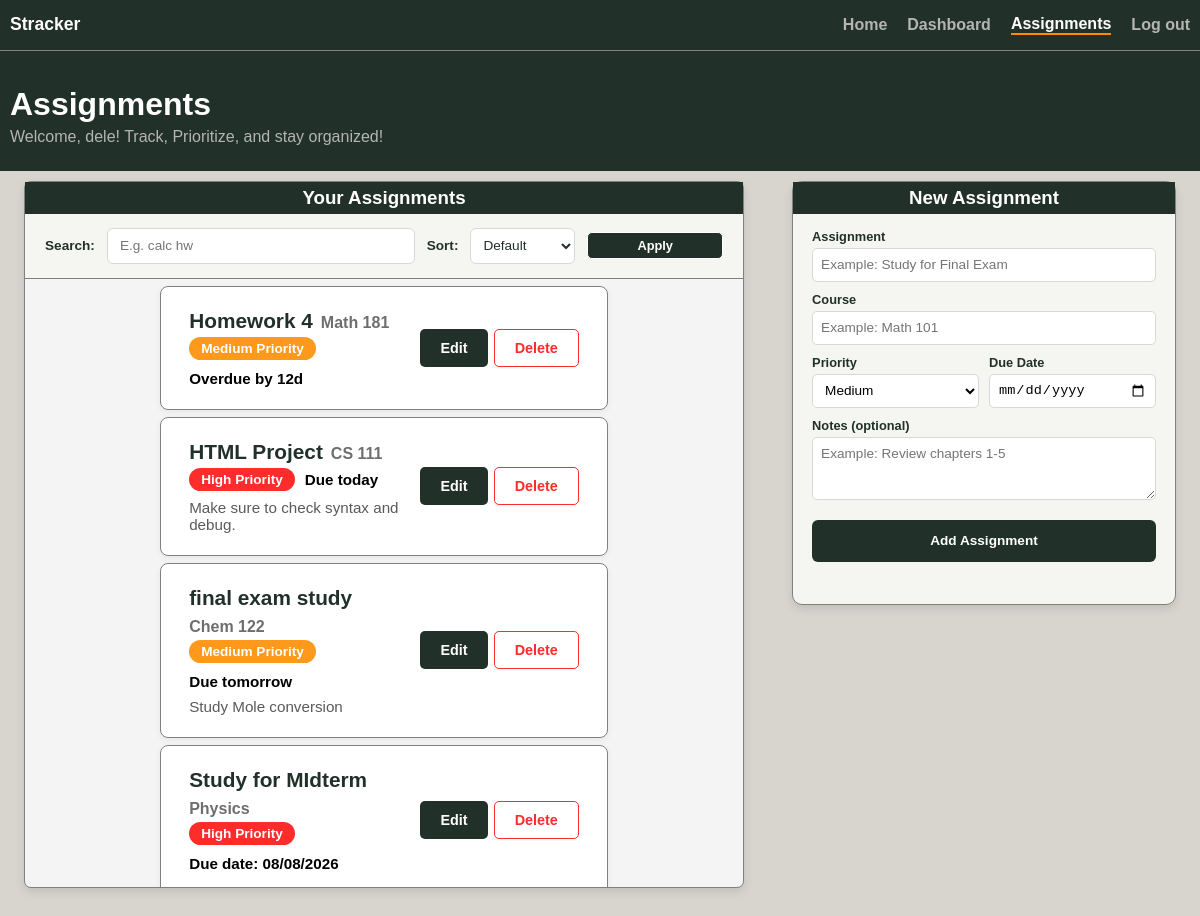
The page /assignments (signed in) on the database as committed earlier.
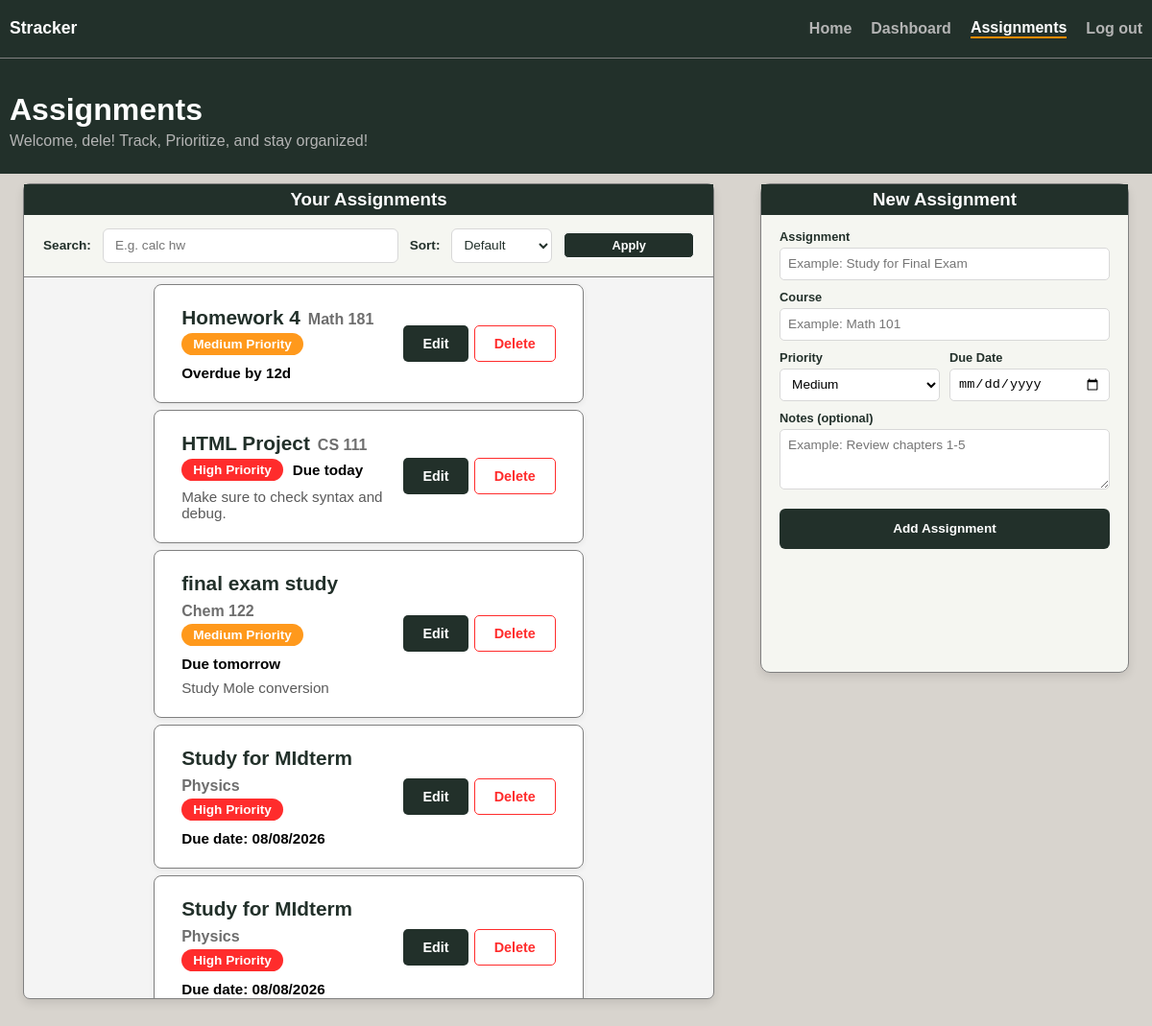
The same page on the database as committed later.
### app/models.py (models this page shows, shortened)
class User(db.Model, UserMixin):
    id = db.Column(db.Integer, primary_key=True)
    email = db.Column(db.String(150), unique=True)
    username = db.Column(db.String(150), unique=True)
    password = db.Column(db.String(1000))
    assignments = db.relationship("Assignment")

class Assignment(db.Model):
    id = db.Column(db.Integer, primary_key=True)
    name = db.Column(db.String(150))
    course = db.Column(db.String(150))
    priority = db.Column(db.String(10))
    due_date = db.Column(db.Date)
    notes = db.Column(db.String(1000))
    completion_status = db.Column(db.Boolean, default=False)
    student = db.Column(db.Integer, db.ForeignKey('user.id'))
    def days_until_due(self):
        try:
            return (self.due_date - date.today()).days
        except ValueError:
            return 9999
    def due_label(self):
        days = self.days_until_due()
        if self.completion_status:
            return "Completed"
        elif days < -1:
            return f"Overdue by {abs(days)}d"
        elif days == -1:
            return f"Due yesterday"
        elif days == 0:
            return "Due today"
        elif days == 1:
            return "Due tomorrow"
        elif 1 < days <= 6:
            return f"Due in {days} days"
        elif days ==7:
            return "Due in 1 week"
        else:
            return f"Due date: {self.due_date.strftime('%m/%d/%Y')}"

### app/dashboard/routes.py (the view, shortened to what this page needs)
@views.route("/assignments", methods = ["GET", "POST"])
@login_required
def assignments():
    search_query = request.args.get("search", "").strip()
    sort_by = request.args.get("sorting-method", "Default")
    query = Assignment.query.filter_by(student=current_user.id)
    if search_query:
        query = query.filter(Assignment.name.ilike(f"%{search_query}%"))
    if sort_by == "Due Date":
        query = query.order_by(Assignment.due_date)
    elif sort_by == "Name":
        query = query.order_by(Assignment.name)
    elif sort_by == "Course":
        query = query.order_by(Assignment.course)
    elif sort_by == "Completed":
        query = query.filter(Assignment.completion_status.is_(True))
    elif sort_by == "Incomplete":
        query = query.filter(Assignment.completion_status.is_(False))
    assignments = query.all()
    return render_template("assignments.html", user=current_user, assignments = assignments)

### app/__init__.py (called while the page is built)
def create_app():
    app = Flask(__name__)
    app.config['SECRET_KEY'] = os.environ.get("SECRET_KEY")
    app.config['SQLALCHEMY_DATABASE_URI'] = 'sqlite:///database.db'
    db.init_app(app)
    from app.auth.routes import auth
    from app.dashboard.routes import views
    app.register_blueprint(auth, url_prefix="/auth")
    app.register_blueprint(views, url_prefix="/")
    from .models import User, Assignment
    login_manager = LoginManager()
    login_manager.login_view = "auth.login"
    login_manager.init_app(app)
    @login_manager.user_loader
    def load_user(id):
        return User.query.get(int(id))
    if not path.exists('app/' + "database.db"):
        with app.app_context():
            db.create_all()
        print('Created Database!')
    return app

### app/templates/assignments.html (shortened to what this page needs)
{% extends "index.html" %}
{% block content %}
    <nav class="navbar">
        <span id="stracker">Stracker</span>
        {% if user.is_authenticated %}
        <a class = "navigation-link" href="/">Home</a>
        <a class = "navigation-link" href="/dashboard">Dashboard</a>
        <a class = "navigation-link current" href="/assignments">Assignments</a>
        <a class = "navigation-link" href="/auth/logout">Log out</a>
        {% else %}
        <a class = "navigation-link" href="/">Home</a>
        <a class = "navigation-link" href="/auth/login">Login</a>
        <a class = "navigation-link" href="/auth/sign-up">Sign-Up</a>
        {% endif %}
    </nav>
    <header>
        <h1>Assignments</h1>
        <p>Welcome, {{ user.username }}! Track, Prioritize, and stay organized!</p>
    </header>
    <div class="parent-assignment-container">
        <div class="assignments-container box-shadow">
            <h3 class="center container-header">Your Assignments</h3>
            <form id="assignments-taskbar" method="GET">
                <label for="search">Search: </label>
                <input type="text" id="search" name="search" placeholder="E.g. calc hw" value="{{ request.args.get('search', '') }}">
                <label for="sorting-method">Sort: </label>
                <select id="sorting-method" name="sorting-method">
                    <option value="Default" {% if request.args.get('sorting-method', 'Default') == 'Default' %}selected{% endif %}>Default</option>
                </select>
                <button type="submit" id="submit-sort">Apply</button>
            </form>
            <div class="assignments-list">
                <ul id="assignments">
                {% for assignment in assignments %}
                    <li class="assignment priority-{{ assignment.priority|lower }}">
                        <div class="assignment-main">
                            <div class="assignment-header">
                                <span class="assignment-name">{{ assignment.name }}</span>
                                <span class="assignment-course">{{ assignment.course }}</span>
                            </div>
                            <div class="assignment-meta">
                                <span class="priority-badge priority-{{ assignment.priority|lower }}">{{ assignment.priority }} Priority</span>
                                <span class="assignment-due">{{ assignment.due_label() }}</span>
                            </div>
                            {% if assignment.notes %}
                            <p class="assignment-notes">{{ assignment.notes }}</p>
                            {% endif %}
                        </div>
                        <div class="assignment-actions">
                            <input type="button" class="btn btn-edit" value="Edit" onclick="window.location.href='/edit-assignment/{{ assignment.id }}'">
                            <form method="POST" action="/delete-assignment/{{ assignment.id }}" style="display: inline;">
                                <input type="submit" class="btn btn-delete" value="Delete">
                            </form>
                        </div>
                    </li>
                {% endfor %}
                </ul>
            </div>
        </div>
        <div id="new-assignment-container" class="box-shadow">
            <h3 class="center container-header">New Assignment</h3>
            <form method="POST" id="assignment-form">
                <div class="form-group">
                    <label for="name">Assignment</label>
                    <input type="text" class="assignment-input" name="name" id="name" placeholder="Example: Study for Final Exam" maxlength="30" required>
                </div>
                <div class="form-group">
                    <label for="course">Course</label>
                    <input type="text" class="assignment-input" name="course" id="course" placeholder="Example: Math 101" maxlength="30" required>
                </div>
                <div class="form-row">
                    <div class="form-group">
                        <label for="priority">Priority</label>
                        <select name="priority" class="assignment-input" id="priority" required>
                            <option value="Medium" selected>Medium</option>
                        </select>
                    </div>
                    <div class="form-group">
                        <label for="due_date">Due Date</label>
                        <input type="date" class="assignment-input" name="due_date" id="due_date" required>
                    </div>
                </div>
                <div class="form-group">
                    <label for="notes">Notes (optional)</label>
                    <textarea name="notes" id="notes" rows="3" maxlength="1000" placeholder="Example: Review chapters 1-5"></textarea>
                </div>
                <input id="add-assignment" type="submit" value="Add Assignment">
            </form>
        </div>
    </div>
{% endblock %}

### app/templates/index.html (shortened to what this page needs)
<!DOCTYPE html>
<html lang="en">
    <head>
        <link rel="stylesheet" href="{{ url_for('static', filename='styles.css') }}">
    </head>
    <body>
        {% block content %}{% endblock %}
    </body>
</html>

Rows that differ between the two databases and show on the page:
added Assignment: name "Study for MIdterm", course "Physics", priority "High", due_label "Due date: 08/08/2026"
